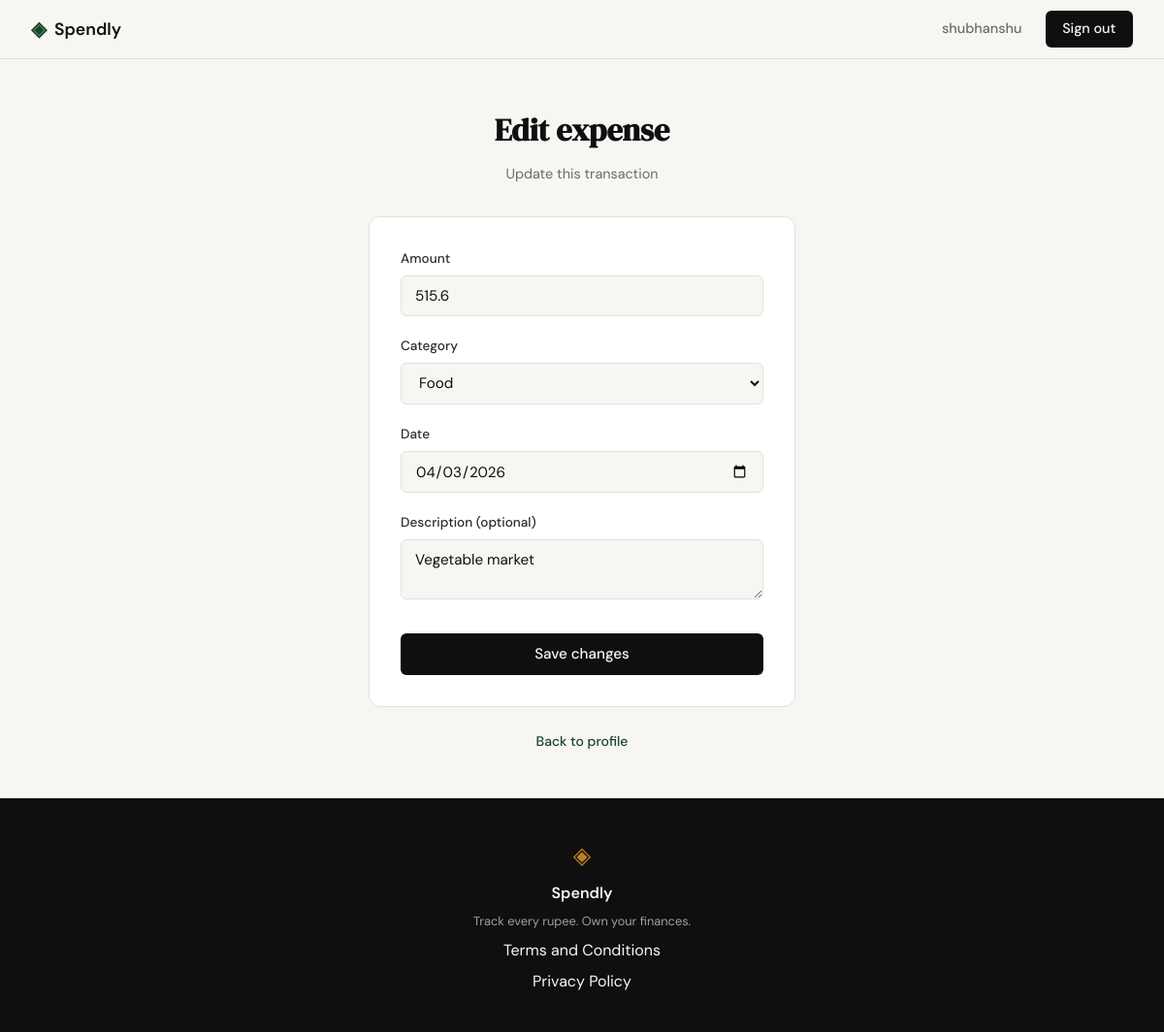
The app's page /expenses/16/edit (signed in) with its own data.
### tables this page shows
CREATE TABLE expenses (
            id          INTEGER PRIMARY KEY AUTOINCREMENT,
            user_id     INTEGER NOT NULL REFERENCES users(id),
            amount      REAL    NOT NULL,
            category    TEXT    NOT NULL,
            date        TEXT    NOT NULL,
            description TEXT,
            created_at  TEXT    DEFAULT (datetime('now'))
        );

### app.py (the view, shortened to what this page needs)
@app.route("/expenses/<int:expense_id>/edit", methods=["GET", "POST"])
def edit_expense(expense_id):
    if not session.get("user_id"):
        return redirect(url_for("login"))
    expense = get_expense_by_id(expense_id, session["user_id"])
    if expense is None:
        abort(404)
    if request.method == "GET":
        return _render_edit_expense_form(
            expense_id,
            {
                "amount": expense["amount"],
                "category": expense["category"],
                "date": expense["date"],
                "description": expense["description"] or "",
            },
        )

### app.py (called while the page is built)
def _render_edit_expense_form(expense_id, form, error=None):
    return render_template(
        "edit_expense.html",
        categories=EXPENSE_CATEGORIES,
        expense_id=expense_id,
        form=form,
        error=error,
    )

### database/db.py (called while the page is built)
def get_db():
    conn = sqlite3.connect(DB_PATH)
    conn.row_factory = sqlite3.Row
    conn.execute("PRAGMA foreign_keys = ON")
    return conn

### database/queries.py (called while the page is built)
def get_expense_by_id(expense_id, user_id):
    db = get_db()
    row = db.execute(
        "SELECT id, amount, category, date, description FROM expenses "
        "WHERE id = ? AND user_id = ?",
        (expense_id, user_id),
    ).fetchone()
    db.close()
    if row is None:
        return None
    return {
        "id": row["id"],
        "amount": row["amount"],
        "category": row["category"],
        "date": row["date"],
        "description": row["description"],
    }

### templates/edit_expense.html (shortened to what this page needs)
{% extends "base.html" %}
{% block content %}
<section class="auth-section">
    <div class="auth-container">
        <div class="auth-header">
            <h1 class="auth-title">Edit expense</h1>
            <p class="auth-subtitle">Update this transaction</p>
        </div>
        <div class="auth-card">
            <form method="POST" action="{{ url_for('edit_expense', expense_id=expense_id) }}">
                <div class="form-group">
                    <label for="amount">Amount</label>
                    <input type="number" id="amount" name="amount"
                           class="form-input" step="0.01" min="0"
                           placeholder="0.00"
                           value="{{ form.amount or '' }}"
                           required autofocus>
                </div>
                <div class="form-group">
                    <label for="category">Category</label>
                    <select id="category" name="category" class="form-input" required>
                        {% for c in categories %}
                        <option value="{{ c }}"
                            {% if form.category == c %}selected{% endif %}>
                            {{ c }}
                        </option>
                        {% endfor %}
                    </select>
                </div>
                <div class="form-group">
                    <label for="date">Date</label>
                    <input type="date" id="date" name="date"
                           class="form-input"
                           value="{{ form.date or '' }}"
                           required>
                </div>
                <div class="form-group">
                    <label for="description">Description <span>(optional)</span></label>
                    <textarea id="description" name="description"
                              class="form-input" rows="2"
                              placeholder="e.g. Groceries">{{ form.description or '' }}</textarea>
                </div>
                <button type="submit" class="btn-submit">Save changes</button>
            </form>
        </div>
        <p class="auth-switch">
            <a href="{{ url_for('profile') }}">Back to profile</a>
        </p>
    </div>
</section>
{% endblock %}

### static/css/style.css (style rules this page uses)
:root { --ink: #0f0f0f; --ink-soft: #2d2d2d; --ink-muted: #6b6b6b; --ink-faint: #a0a0a0; --paper: #f7f6f3; --paper-warm: #f0ede6; --paper-card: #ffffff; --accent: #1a472a; --accent-light: #e8f0eb; --accent-2: #c17f24; --accent-2-light: #fdf3e3; --danger: #c0392b; --danger-light: #fdecea; --danger-border: #f5c6c2; --border: #e4e1da; --border-soft: #eeebe4; --font-display: 'DM Serif Display', Georgia, serif; --font-body: 'DM Sans', system-ui, sans-serif; --max-width: 1200px; --auth-width: 440px; --radius-sm: 6px; --radius-md: 12px; --radius-lg: 20px; }
*, *::before, *::after { box-sizing: border-box; margin: 0; padding: 0; }
html { font-size: 16px; scroll-behavior: smooth; }
body { background: var(--paper); color: var(--ink); font-family: var(--font-body); font-size: 1rem; line-height: 1.6; -webkit-font-smoothing: antialiased; }
a { color: inherit; text-decoration: none; }
.auth-section { min-height: calc(100vh - 60px - 100px); display: flex; align-items: center; justify-content: center; padding: 3rem 2rem; }
.auth-container { width: 100%; max-width: var(--auth-width); }
.auth-header { text-align: center; margin-bottom: 2rem; }
.auth-title { font-family: var(--font-display); font-size: 2rem; color: var(--ink); margin-bottom: 0.5rem; }
.auth-subtitle { font-size: 0.9rem; color: var(--ink-muted); }
.auth-card { background: var(--paper-card); border: 1px solid var(--border); border-radius: var(--radius-md); padding: 2rem; margin-bottom: 1.5rem; }
.form-group { margin-bottom: 1.25rem; }
.form-group label { display: block; font-size: 0.85rem; font-weight: 500; color: var(--ink-soft); margin-bottom: 0.4rem; }
.form-input { width: 100%; padding: 0.6rem 0.875rem; border: 1px solid var(--border); border-radius: var(--radius-sm); font-family: var(--font-body); font-size: 0.95rem; color: var(--ink); background: var(--paper); outline: none; transition: border-color 0.2s; }
.form-input::placeholder { color: var(--ink-faint); }
.btn-submit { width: 100%; padding: 0.7rem; background: var(--ink); color: var(--paper); border: none; border-radius: var(--radius-sm); font-family: var(--font-body); font-size: 0.95rem; font-weight: 500; cursor: pointer; transition: background 0.2s; margin-top: 0.5rem; }
.auth-switch { text-align: center; font-size: 0.875rem; color: var(--ink-muted); }
.auth-switch a { color: var(--accent); font-weight: 500; }

### records on screen
expenses: amount "515.6", category "Food", date "04/03/2026", description "Vegetable market"

### other values on screen
{{ session.user_name }} "shubhanshu"
